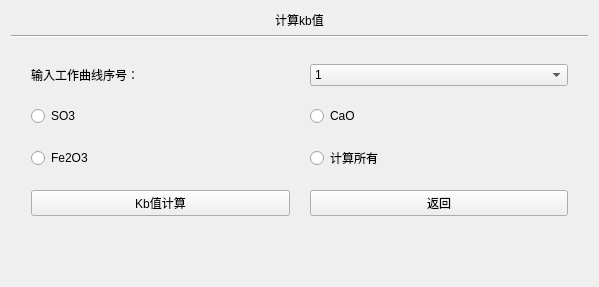
<?xml version="1.0" encoding="UTF-8"?>
<ui version="4.0">
 <class>count_kb_value</class>
 <widget class="QWidget" name="count_kb_value">
  <property name="geometry">
   <rect>
    <x>0</x>
    <y>0</y>
    <width>599</width>
    <height>287</height>
   </rect>
  </property>
  <property name="windowTitle">
   <string>Form</string>
  </property>
  <layout class="QGridLayout" name="gridLayout_2">
   <item row="0" column="0">
    <layout class="QVBoxLayout" name="verticalLayout" stretch="1,1,2,1">
     <item>
      <widget class="QLabel" name="label">
       <property name="sizePolicy">
        <sizepolicy hsizetype="Preferred" vsizetype="Maximum">
         <horstretch>0</horstretch>
         <verstretch>0</verstretch>
        </sizepolicy>
       </property>
       <property name="text">
        <string>计算kb值</string>
       </property>
       <property name="alignment">
        <set>Qt::AlignCenter</set>
       </property>
      </widget>
     </item>
     <item>
      <widget class="Line" name="line">
       <property name="orientation">
        <enum>Qt::Horizontal</enum>
       </property>
      </widget>
     </item>
     <item>
      <layout class="QGridLayout" name="gridLayout">
       <property name="leftMargin">
        <number>20</number>
       </property>
       <property name="topMargin">
        <number>20</number>
       </property>
       <property name="rightMargin">
        <number>20</number>
       </property>
       <property name="bottomMargin">
        <number>20</number>
       </property>
       <property name="spacing">
        <number>20</number>
       </property>
       <item row="3" column="0">
        <widget class="QPushButton" name="pushButton">
         <property name="sizePolicy">
          <sizepolicy hsizetype="Minimum" vsizetype="Preferred">
           <horstretch>0</horstretch>
           <verstretch>0</verstretch>
          </sizepolicy>
         </property>
         <property name="text">
          <string>Kb值计算</string>
         </property>
        </widget>
       </item>
       <item row="2" column="0">
        <widget class="QRadioButton" name="radioButton_fe">
         <property name="text">
          <string>Fe2O3</string>
         </property>
        </widget>
       </item>
       <item row="3" column="1">
        <widget class="QPushButton" name="pushButton_2">
         <property name="sizePolicy">
          <sizepolicy hsizetype="Minimum" vsizetype="Preferred">
           <horstretch>0</horstretch>
           <verstretch>0</verstretch>
          </sizepolicy>
         </property>
         <property name="text">
          <string>返回</string>
         </property>
        </widget>
       </item>
       <item row="0" column="1">
        <widget class="QComboBox" name="comboBox">
         <property name="sizePolicy">
          <sizepolicy hsizetype="Preferred" vsizetype="Fixed">
           <horstretch>0</horstretch>
           <verstretch>0</verstretch>
          </sizepolicy>
         </property>
         <item>
          <property name="text">
           <string>1</string>
          </property>
         </item>
         <item>
          <property name="text">
           <string>2</string>
          </property>
         </item>
         <item>
          <property name="text">
           <string>3</string>
          </property>
         </item>
         <item>
          <property name="text">
           <string>4</string>
          </property>
         </item>
         <item>
          <property name="text">
           <string>5</string>
          </property>
         </item>
         <item>
          <property name="text">
           <string>6</string>
          </property>
         </item>
         <item>
          <property name="text">
           <string>7</string>
          </property>
         </item>
         <item>
          <property name="text">
           <string>8</string>
          </property>
         </item>
         <item>
          <property name="text">
           <string>9</string>
          </property>
         </item>
        </widget>
       </item>
       <item row="0" column="0">
        <widget class="QLabel" name="label_2">
         <property name="sizePolicy">
          <sizepolicy hsizetype="Preferred" vsizetype="Fixed">
           <horstretch>0</horstretch>
           <verstretch>0</verstretch>
          </sizepolicy>
         </property>
         <property name="text">
          <string>输入工作曲线序号：</string>
         </property>
        </widget>
       </item>
       <item row="1" column="0">
        <widget class="QRadioButton" name="radioButton_s">
         <property name="text">
          <string>SO3</string>
         </property>
        </widget>
       </item>
       <item row="1" column="1">
        <widget class="QRadioButton" name="radioButton_ca">
         <property name="text">
          <string>CaO</string>
         </property>
        </widget>
       </item>
       <item row="2" column="1">
        <widget class="QRadioButton" name="radioButtonall">
         <property name="text">
          <string>计算所有</string>
         </property>
        </widget>
       </item>
      </layout>
     </item>
     <item>
      <layout class="QHBoxLayout" name="horizontalLayout">
       <item>
        <widget class="issample" name="widget" native="true"/>
       </item>
       <item>
        <widget class="ispreheat" name="widget_2" native="true"/>
       </item>
       <item>
        <widget class="date_widget" name="widget_3" native="true"/>
       </item>
      </layout>
     </item>
    </layout>
   </item>
  </layout>
 </widget>
 <customwidgets>
  <customwidget>
   <class>date_widget</class>
   <extends>QWidget</extends>
   <header>date_widget.h</header>
   <container>1</container>
  </customwidget>
  <customwidget>
   <class>issample</class>
   <extends>QWidget</extends>
   <header>issample.h</header>
   <container>1</container>
  </customwidget>
  <customwidget>
   <class>ispreheat</class>
   <extends>QWidget</extends>
   <header>ispreheat.h</header>
   <container>1</container>
  </customwidget>
 </customwidgets>
 <resources/>
 <connections/>
</ui>
